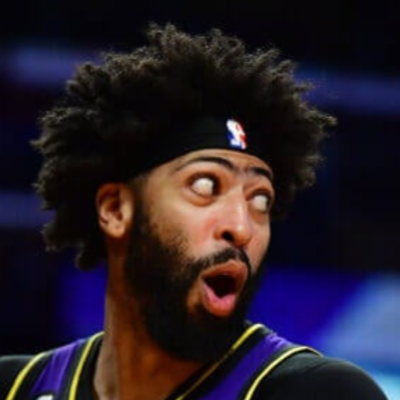
#> input picture Season 5/Data Mining/kepanjangan/Dataset/Anthony Davis/14.png, 400 x 400 px; its folder holds only this picture in this run
$ python final.py
#> lines starting #> are read from the running program, lines starting #| are printed output that depends on the picture
#> the answer given: 1
import cv2
import os
import numpy as np
from sklearn.model_selection import train_test_split

def preprocess_image(image):
    # CLAHE (Contrast Limited Adaptive Histogram Equalization)
    clahe = cv2.createCLAHE(clipLimit=2.0, tileGridSize=(8, 8))
    clahe_image = clahe.apply(image)

    # Equalize
    equalized_image = cv2.equalizeHist(clahe_image)

    return equalized_image

def extract_faces_and_labels(dataset_path):
#> called with dataset_path = 'kepanjangan/Dataset'
    faces = []
    labels = []

    subfolders = [f.path for f in os.scandir(dataset_path) if f.is_dir()]

    for subfolder in subfolders:
        label = os.path.basename(subfolder)

        # Get list of image files in each subfolder
        image_files = [f for f in os.listdir(subfolder) if f.endswith(('.jpg', '.jpeg', '.png'))]

        for image_file in image_files:
            image_path = os.path.join(subfolder, image_file)

            # Read and preprocess the image
            image = cv2.imread(image_path, cv2.IMREAD_GRAYSCALE)
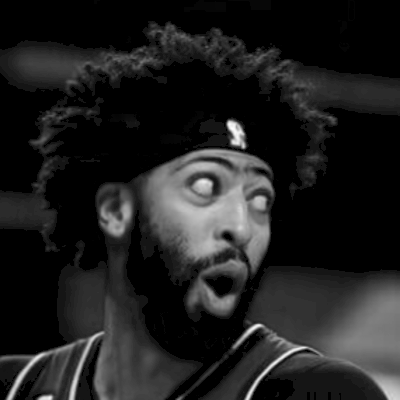
#> image: shape (400, 400); min 0, max 253, mean 31.9
            preprocessed_image = preprocess_image(image)
#> in preprocess_image, `clahe_image = clahe.apply(image)`:
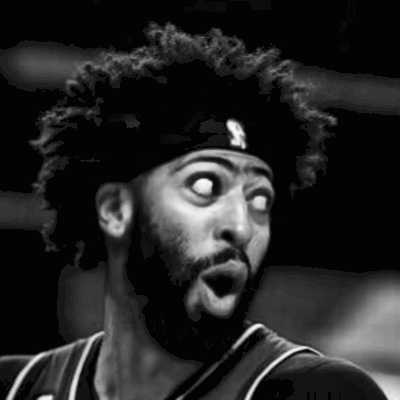
#> clahe_image: shape (400, 400); min 2, max 254, mean 36.9
#> in preprocess_image, `equalized_image = cv2.equalizeHist(clahe_image)`:
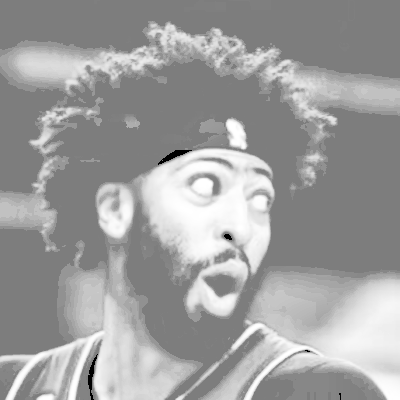
#> equalized_image: shape (400, 400); min 0, max 255, mean 158.2

            # Detect faces
            face_cascade = cv2.CascadeClassifier(cv2.data.haarcascades + 'haarcascade_frontalface_default.xml')
            faces_in_image = face_cascade.detectMultiScale(preprocessed_image, scaleFactor=1.3, minNeighbors=5, minSize=(30, 30))
#> faces_in_image = ()

            for (x, y, w, h) in faces_in_image:
                face_roi = preprocessed_image[y:y + h, x:x + w]
                faces.append(face_roi)
                labels.append(label)
#> this loop made 0 passes
#> after the loop, faces = []; labels = []

    return faces, labels

# [30 lines left out: functions train_model, evaluate_model, not called in this run]

def train():
    print("Training Model...")
    dataset_path = 'kepanjangan/Dataset'
    faces, labels = extract_faces_and_labels(dataset_path)

    # Split dataset into training (70%) and testing (30%)
#> (the run stopped early here; a loop or call above may not have finished)

$ run again, on Season 5/Data Mining/kepanjangan/Dataset/Giannis Antetokounmpo/10.png
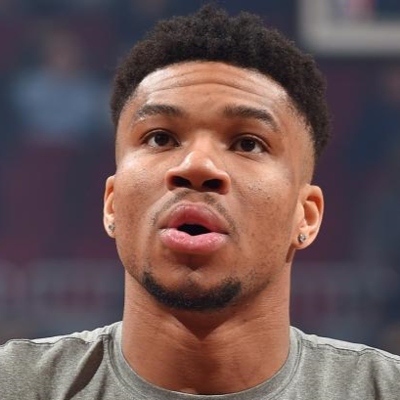
#> input picture Season 5/Data Mining/kepanjangan/Dataset/Giannis Antetokounmpo/10.png, 400 x 400 px
#> in preprocess_image, `equalized_image = cv2.equalizeHist(clahe_image)`:
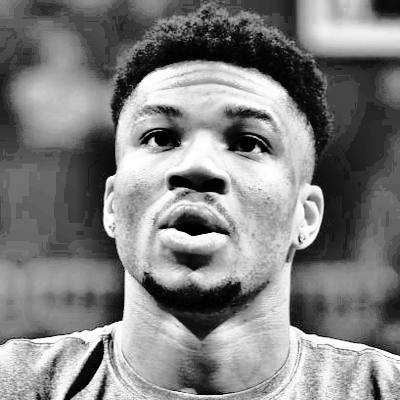
#> equalized_image: shape (400, 400); min 0, max 255, mean 128.4
#> faces_in_image = [[94, 46, 226, 226]]
#> the loop in extract_faces_and_labels, `for (x, y, w, h) in faces_in_image:` made 1 pass
#> pass 1, in extract_faces_and_labels, `face_roi = preprocessed_image[y:y + h, x:x + w]`:
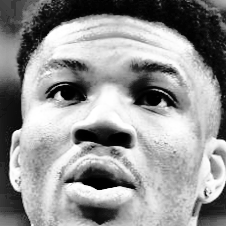
#> face_roi: shape (226, 226); min 0, max 255, mean 147.7
#> after the loop in extract_faces_and_labels, `for (x, y, w, h) in faces_in_image:`: faces = 1 item; labels = ['Giannis Antetokounmpo']

$ run again, on Season 5/Data Mining/kepanjangan/Dataset/Anthony Davis/16.png
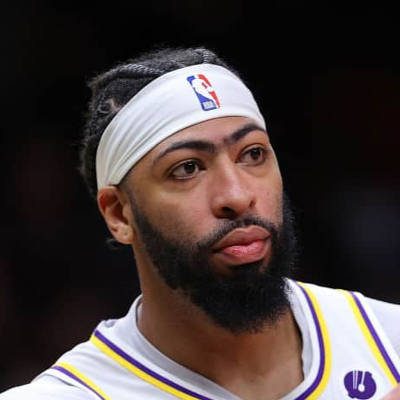
#> input picture Season 5/Data Mining/kepanjangan/Dataset/Anthony Davis/16.png, 400 x 400 px
#> in preprocess_image, `clahe_image = clahe.apply(image)`:
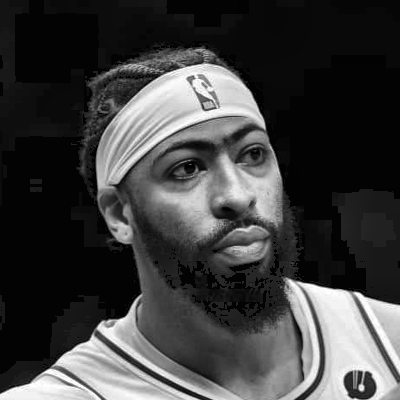
#> clahe_image: shape (400, 400); min 1, max 255, mean 63.5
#> in preprocess_image, `equalized_image = cv2.equalizeHist(clahe_image)`:
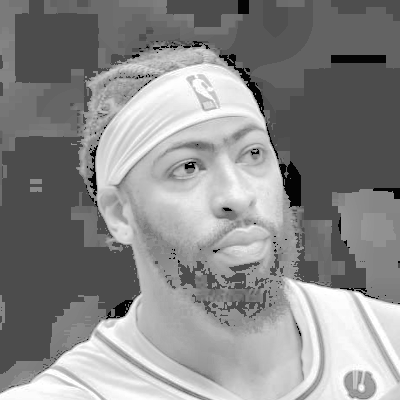
#> equalized_image: shape (400, 400); min 0, max 255, mean 138.3
#> faces_in_image = ()
#> after the loop in extract_faces_and_labels, `for (x, y, w, h) in faces_in_image:`: faces = []
